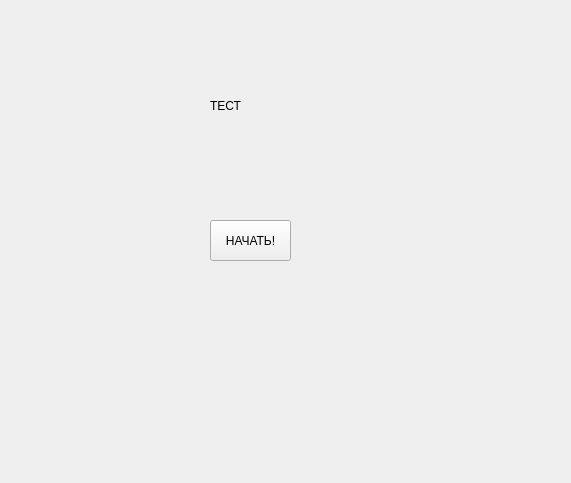
<?xml version="1.0" encoding="UTF-8"?>
<ui version="4.0">
 <class>Form</class>
 <widget class="QWidget" name="Form">
  <property name="geometry">
   <rect>
    <x>0</x>
    <y>0</y>
    <width>571</width>
    <height>483</height>
   </rect>
  </property>
  <property name="windowTitle">
   <string>Form</string>
  </property>
  <widget class="QStackedWidget" name="stackedWidget">
   <property name="geometry">
    <rect>
     <x>60</x>
     <y>50</y>
     <width>381</width>
     <height>261</height>
    </rect>
   </property>
   <property name="currentIndex">
    <number>0</number>
   </property>
   <widget class="QWidget" name="page">
    <widget class="QLabel" name="label">
     <property name="geometry">
      <rect>
       <x>150</x>
       <y>40</y>
       <width>91</width>
       <height>31</height>
      </rect>
     </property>
     <property name="styleSheet">
      <string notr="true">font: 25pt &quot;MS Shell Dlg 2&quot;;</string>
     </property>
     <property name="text">
      <string>ТЕСТ </string>
     </property>
    </widget>
    <widget class="QPushButton" name="pushButton">
     <property name="geometry">
      <rect>
       <x>150</x>
       <y>170</y>
       <width>81</width>
       <height>41</height>
      </rect>
     </property>
     <property name="text">
      <string>НАЧАТЬ!</string>
     </property>
    </widget>
   </widget>
   <widget class="QWidget" name="page_2">
    <widget class="QLabel" name="label_2">
     <property name="geometry">
      <rect>
       <x>130</x>
       <y>40</y>
       <width>141</width>
       <height>21</height>
      </rect>
     </property>
     <property name="styleSheet">
      <string notr="true">font: 11pt &quot;MS Shell Dlg 2&quot;;</string>
     </property>
     <property name="text">
      <string>Тебя зовут Рим?</string>
     </property>
    </widget>
    <widget class="QRadioButton" name="radioButton">
     <property name="geometry">
      <rect>
       <x>60</x>
       <y>100</y>
       <width>82</width>
       <height>17</height>
      </rect>
     </property>
     <property name="text">
      <string>ДА</string>
     </property>
    </widget>
    <widget class="QRadioButton" name="radioButton_2">
     <property name="geometry">
      <rect>
       <x>60</x>
       <y>130</y>
       <width>82</width>
       <height>17</height>
      </rect>
     </property>
     <property name="text">
      <string>НЕТ</string>
     </property>
    </widget>
    <widget class="QPushButton" name="pushButton_2">
     <property name="geometry">
      <rect>
       <x>280</x>
       <y>220</y>
       <width>75</width>
       <height>23</height>
      </rect>
     </property>
     <property name="text">
      <string>Далее</string>
     </property>
    </widget>
   </widget>
   <widget class="QWidget" name="page_3">
    <widget class="QRadioButton" name="radioButton_3">
     <property name="geometry">
      <rect>
       <x>60</x>
       <y>130</y>
       <width>82</width>
       <height>17</height>
      </rect>
     </property>
     <property name="text">
      <string>15</string>
     </property>
    </widget>
    <widget class="QRadioButton" name="radioButton_4">
     <property name="geometry">
      <rect>
       <x>60</x>
       <y>160</y>
       <width>82</width>
       <height>17</height>
      </rect>
     </property>
     <property name="text">
      <string>31</string>
     </property>
    </widget>
    <widget class="QRadioButton" name="radioButton_5">
     <property name="geometry">
      <rect>
       <x>60</x>
       <y>190</y>
       <width>82</width>
       <height>17</height>
      </rect>
     </property>
     <property name="text">
      <string>5</string>
     </property>
    </widget>
    <widget class="QLabel" name="label_3">
     <property name="geometry">
      <rect>
       <x>150</x>
       <y>70</y>
       <width>101</width>
       <height>31</height>
      </rect>
     </property>
     <property name="text">
      <string>10+ 5</string>
     </property>
    </widget>
    <widget class="QPushButton" name="pushButton_3">
     <property name="geometry">
      <rect>
       <x>280</x>
       <y>220</y>
       <width>75</width>
       <height>23</height>
      </rect>
     </property>
     <property name="text">
      <string>Далее</string>
     </property>
    </widget>
   </widget>
   <widget class="QWidget" name="page_4">
    <widget class="QRadioButton" name="radioButton_6">
     <property name="geometry">
      <rect>
       <x>50</x>
       <y>120</y>
       <width>82</width>
       <height>17</height>
      </rect>
     </property>
     <property name="text">
      <string>20</string>
     </property>
    </widget>
    <widget class="QRadioButton" name="radioButton_7">
     <property name="geometry">
      <rect>
       <x>50</x>
       <y>150</y>
       <width>82</width>
       <height>17</height>
      </rect>
     </property>
     <property name="text">
      <string>100</string>
     </property>
    </widget>
    <widget class="QRadioButton" name="radioButton_8">
     <property name="geometry">
      <rect>
       <x>50</x>
       <y>180</y>
       <width>82</width>
       <height>17</height>
      </rect>
     </property>
     <property name="text">
      <string>50</string>
     </property>
    </widget>
    <widget class="QLabel" name="label_4">
     <property name="geometry">
      <rect>
       <x>160</x>
       <y>70</y>
       <width>91</width>
       <height>21</height>
      </rect>
     </property>
     <property name="text">
      <string>10 * 10</string>
     </property>
    </widget>
    <widget class="QPushButton" name="pushButton_4">
     <property name="geometry">
      <rect>
       <x>290</x>
       <y>230</y>
       <width>75</width>
       <height>23</height>
      </rect>
     </property>
     <property name="text">
      <string>Далее</string>
     </property>
    </widget>
   </widget>
   <widget class="QWidget" name="page_5">
    <widget class="QPushButton" name="pushButton_5">
     <property name="geometry">
      <rect>
       <x>290</x>
       <y>230</y>
       <width>75</width>
       <height>23</height>
      </rect>
     </property>
     <property name="text">
      <string>Далее</string>
     </property>
    </widget>
    <widget class="QLabel" name="label_5">
     <property name="geometry">
      <rect>
       <x>160</x>
       <y>50</y>
       <width>121</width>
       <height>21</height>
      </rect>
     </property>
     <property name="text">
      <string>Сосал? </string>
     </property>
    </widget>
    <widget class="QRadioButton" name="radioButton_9">
     <property name="geometry">
      <rect>
       <x>60</x>
       <y>120</y>
       <width>82</width>
       <height>17</height>
      </rect>
     </property>
     <property name="text">
      <string>ДА</string>
     </property>
    </widget>
    <widget class="QRadioButton" name="radioButton_10">
     <property name="geometry">
      <rect>
       <x>60</x>
       <y>150</y>
       <width>82</width>
       <height>17</height>
      </rect>
     </property>
     <property name="text">
      <string>НЕТ</string>
     </property>
    </widget>
    <widget class="QRadioButton" name="radioButton_11">
     <property name="geometry">
      <rect>
       <x>60</x>
       <y>180</y>
       <width>82</width>
       <height>17</height>
      </rect>
     </property>
     <property name="text">
      <string>ВОЗМОЖНО</string>
     </property>
    </widget>
   </widget>
   <widget class="QWidget" name="page_6">
    <widget class="QPushButton" name="pushButton_6">
     <property name="geometry">
      <rect>
       <x>290</x>
       <y>230</y>
       <width>75</width>
       <height>23</height>
      </rect>
     </property>
     <property name="text">
      <string>Далее</string>
     </property>
    </widget>
    <widget class="QRadioButton" name="radioButton_12">
     <property name="geometry">
      <rect>
       <x>40</x>
       <y>120</y>
       <width>82</width>
       <height>17</height>
      </rect>
     </property>
     <property name="text">
      <string>РКН</string>
     </property>
    </widget>
    <widget class="QRadioButton" name="radioButton_13">
     <property name="geometry">
      <rect>
       <x>40</x>
       <y>160</y>
       <width>82</width>
       <height>17</height>
      </rect>
     </property>
     <property name="text">
      <string>Инстаграмм</string>
     </property>
    </widget>
    <widget class="QRadioButton" name="radioButton_14">
     <property name="geometry">
      <rect>
       <x>40</x>
       <y>200</y>
       <width>82</width>
       <height>17</height>
      </rect>
     </property>
     <property name="text">
      <string>Телерамм</string>
     </property>
    </widget>
    <widget class="QLabel" name="label_6">
     <property name="geometry">
      <rect>
       <x>140</x>
       <y>60</y>
       <width>121</width>
       <height>16</height>
      </rect>
     </property>
     <property name="text">
      <string>Что запрещено в РФ?</string>
     </property>
    </widget>
   </widget>
   <widget class="QWidget" name="page_7">
    <widget class="QLabel" name="label_7">
     <property name="geometry">
      <rect>
       <x>80</x>
       <y>60</y>
       <width>231</width>
       <height>16</height>
      </rect>
     </property>
     <property name="text">
      <string>Когда началась Вторая Мировая Война?</string>
     </property>
    </widget>
    <widget class="QPushButton" name="pushButton_7">
     <property name="geometry">
      <rect>
       <x>290</x>
       <y>230</y>
       <width>75</width>
       <height>23</height>
      </rect>
     </property>
     <property name="text">
      <string>Далее</string>
     </property>
    </widget>
    <widget class="QRadioButton" name="radioButton_15">
     <property name="geometry">
      <rect>
       <x>30</x>
       <y>110</y>
       <width>82</width>
       <height>17</height>
      </rect>
     </property>
     <property name="text">
      <string>01.09.1939</string>
     </property>
    </widget>
    <widget class="QRadioButton" name="radioButton_16">
     <property name="geometry">
      <rect>
       <x>30</x>
       <y>140</y>
       <width>82</width>
       <height>17</height>
      </rect>
     </property>
     <property name="text">
      <string>22.06.1941</string>
     </property>
    </widget>
    <widget class="QRadioButton" name="radioButton_17">
     <property name="geometry">
      <rect>
       <x>30</x>
       <y>170</y>
       <width>82</width>
       <height>17</height>
      </rect>
     </property>
     <property name="text">
      <string>02.01.2007</string>
     </property>
    </widget>
   </widget>
   <widget class="QWidget" name="page_8">
    <widget class="QLabel" name="label_8">
     <property name="geometry">
      <rect>
       <x>50</x>
       <y>50</y>
       <width>141</width>
       <height>71</height>
      </rect>
     </property>
     <property name="styleSheet">
      <string notr="true">font: 22pt &quot;Times New Roman&quot;;</string>
     </property>
     <property name="text">
      <string>Баллы: </string>
     </property>
    </widget>
    <widget class="QLabel" name="label_9">
     <property name="geometry">
      <rect>
       <x>50</x>
       <y>120</y>
       <width>111</width>
       <height>71</height>
      </rect>
     </property>
     <property name="styleSheet">
      <string notr="true">font: 22pt &quot;Times New Roman&quot;;</string>
     </property>
     <property name="text">
      <string>Оценка:</string>
     </property>
    </widget>
    <widget class="QPushButton" name="pushButton_8">
     <property name="geometry">
      <rect>
       <x>290</x>
       <y>230</y>
       <width>75</width>
       <height>23</height>
      </rect>
     </property>
     <property name="text">
      <string>ДОМ</string>
     </property>
    </widget>
   </widget>
  </widget>
 </widget>
 <resources/>
 <connections/>
</ui>
